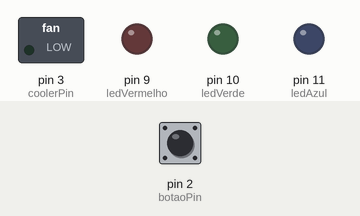
The sketch below on a simulated Arduino Uno, built with avr-gcc and run on an emulated ATmega328P. On the bench: switched loads named in the sketch (green lamp = pin HIGH), output pins drawn as LEDs (lit = HIGH). Inputs (shaded band) come from the test bench; at power-on: pin 2 (botaoPin) HIGH.

Above: at 1.2 s.
1.3 s: pin 2 (botaoPin) pulled LOW for 3.2 s
At 2.5 s:
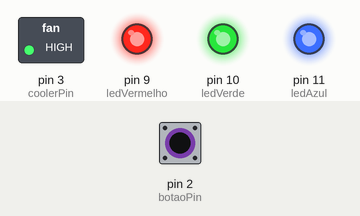
7.5 s: pin 2 (botaoPin) pulled LOW for 0.15 s
At 8.4 s:
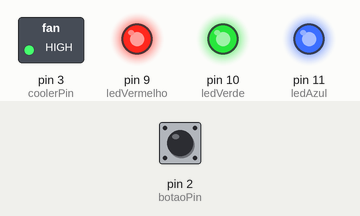
10.6 s: pin 2 (botaoPin) pulled LOW for 1 s
At 14.3 s:
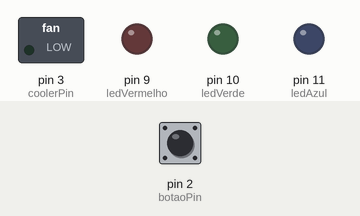
Timing chart, 0 to 15.8 s (numbered marks = the images above; inputs shaded):
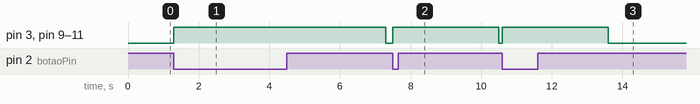

The sketch:

controle_arduino.ino
```cpp
// TrincaVolts 3.0 - controle básico Arduino

const int botaoPin = 2;
const int ledVermelho = 9;
const int ledVerde = 10;
const int ledAzul = 11;
const int coolerPin = 3;

void setup() {
  pinMode(botaoPin, INPUT_PULLUP);
  pinMode(ledVermelho, OUTPUT);
  pinMode(ledVerde, OUTPUT);
  pinMode(ledAzul, OUTPUT);
  pinMode(coolerPin, OUTPUT);

  digitalWrite(ledVermelho, LOW);
  digitalWrite(ledVerde, LOW);
  digitalWrite(ledAzul, LOW);
  digitalWrite(coolerPin, LOW);
}

void loop() {
  if(digitalRead(botaoPin) == LOW) { // botão apertado
    digitalWrite(ledVermelho, HIGH);
    digitalWrite(ledVerde, HIGH);
    digitalWrite(ledAzul, HIGH);
    digitalWrite(coolerPin, HIGH);
    delay(3000); // liga por 3 segundos
    digitalWrite(ledVermelho, LOW);
    digitalWrite(ledVerde, LOW);
    digitalWrite(ledAzul, LOW);
    digitalWrite(coolerPin, LOW);
  }
}
```

Measured:
- after the input at 1.3 s, pin 3 (coolerPin), pin 9 (ledVermelho), pin 10 (ledVerde), pin 11 (ledAzul): LOW → HIGH at once, → LOW 6.0 s later
- after the input at 7.5 s, pin 3 (coolerPin), pin 9 (ledVermelho), pin 10 (ledVerde), pin 11 (ledAzul): LOW → HIGH at once, → LOW 3.0 s later
- after the input at 10.6 s, pin 3 (coolerPin), pin 9 (ledVermelho), pin 10 (ledVerde), pin 11 (ledAzul): LOW → HIGH at once, → LOW 3.0 s later
